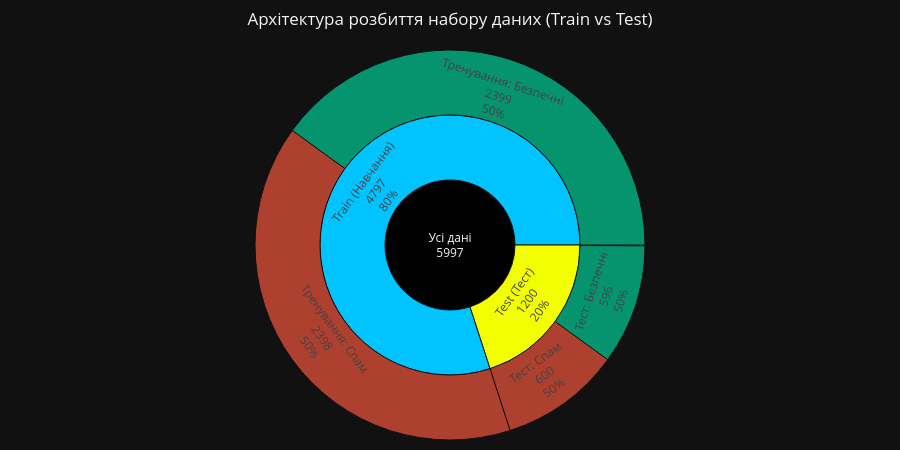

The notebook cell this image was saved under:
### Markdown cell above
**7. Підготувати структури даних `train_spam`, `train_ham`, `test_emails`:**

### Code cell
print("🧮 Формування структур даних за специфікацією ДЗ (train_spam, train_ham, test_emails)...\n")

df_train, df_test = train_test_split(
    df_global,
    test_size=TEST_SIZE,
    random_state=RANDOM_STATE,
    stratify=df_global['label']
)

train_spam = df_train[df_train['label'] == SPAM_LABEL]['clean_text'].tolist()
train_ham = df_train[df_train['label'] == HAM_LABEL]['clean_text'].tolist()
test_emails = dict(zip(df_test['clean_text'], df_test['label']))

print("Красивий Вивід:")
display(HTML("<div style='text-align: center; font-size: 16px; font-weight: bold; color: #ccff00; margin-bottom: 10px;'>📂 Створені структури даних (Анонс):</div>"))

print(f" 🟥 train_spam (Тип: {type(train_spam).__name__}): {len(train_spam)} записів.")
print(f"    Приклад: '{train_spam[0][:70]}...'\n")

print(f" 🟩 train_ham  (Тип: {type(train_ham).__name__}): {len(train_ham)} записів.")
print(f"    Приклад: '{train_ham[0][:70]}...'\n")

preview_dict = {k[:40]+"...": v for k, v in list(test_emails.items())[:2]}
print(f" 🟨 test_emails (Тип: {type(test_emails).__name__}): {len(test_emails)} записів.")
print(f"    Приклад: {preview_dict}\n")

test_spam_count = list(test_emails.values()).count(SPAM_LABEL)
test_ham_count = list(test_emails.values()).count(HAM_LABEL)

fig = go.Figure(go.Sunburst(
    labels=["Усі дані", "Train (Навчання)", "Test (Тест)", "Тренування: Спам", "Тренування: Безпечні", "Тест: Спам", "Тест: Безпечні"],
    parents=["", "Усі дані", "Усі дані", "Train (Навчання)", "Train (Навчання)", "Test (Тест)", "Test (Тест)"],
    values=[len(df_global), len(df_train), len(df_test), len(train_spam), len(train_ham), test_spam_count, test_ham_count],
    marker=dict(colors=["#000000", "#00c3ff", "#f2ff00", COLOR_SPAM, COLOR_HAM, COLOR_SPAM, COLOR_HAM]),
    branchvalues="total",
    textinfo="label+value+percent parent",
    hovertemplate="<b>%{label}</b><br>Кількість: %{value} записів<br>Частка від категорії: %{percentParent:.2%}<extra></extra>"
))

fig.update_layout(
    template=PLOT_TEMPLATE,
    title_text="Архітектура розбиття набору даних (Train vs Test)",
    title_x=0.5,
    height=450,
    margin=dict(t=50, l=10, r=10, b=10)
)

fig.show()

print("Технічний Вивід:")
print(f" ▶ Увесь набір даних загалом:   {len(df_global)} записів")
print(f" ▶ Тренувальна вибірка загалом: {len(df_train)} записів")
print(f" ▶ Тренування на Безпечних:     {len(train_ham)} записів")
print(f" ▶ Тренування на Спамі:         {len(train_spam)} записів")
print(f" ▶ Тестова вибірка загалом:     {len(df_test)} записів")
print(f" ▶ Тестування на Безпечних:     {test_ham_count} записів")
print(f" ▶ Тестування на Спамі:         {test_spam_count} записів")

lost_in_dict = len(df_test) - len(test_emails)
if lost_in_dict > 0:
    print(f"    ⚠️ Увага (NLP-злиття):	{lost_in_dict} тестових листів мали ідентичний чистий текст і злилися в один запис у словнику")
else:
    print("    🛡 Цілісність словника: 	100% (усі тестові листи унікальні)")

### Figure 1 — Plotly figure (JSON) as saved in the notebook; plotly's stock layout.template omitted (floating-point values rounded to 4 significant figures)
{"data": [{"branchvalues": "total", "hovertemplate": "<b>%{label}</b><br>Кількість: %{value} записів<br>Частка від категорії: %{percentParent:.2%}<extra></extra>", "labels": ["Усі дані", "Train (Навчання)", "Test (Тест)", "Тренування: Спам", "Тренування: Безпечні", "Тест: Спам", "Тест: Безпечні"], "marker": {"colors": ["#000000", "#00c3ff", "#f2ff00", "#ef553b", "#00cc96", "#ef553b", "#00cc96"]}, "parents": ["", "Усі дані", "Усі дані", "Train (Навчання)", "Train (Навчання)", "Test (Тест)", "Test (Тест)"], "textinfo": "label+value+percent parent", "type": "sunburst", "values": [5997, 4797, 1200, 2398, 2399, 600, 596]}], "layout": {"height": 450, "margin": {"b": 10, "l": 10, "r": 10, "t": 50}, "title": {"text": "Архітектура розбиття набору даних (Train vs Test)", "x": 0.5}}}
